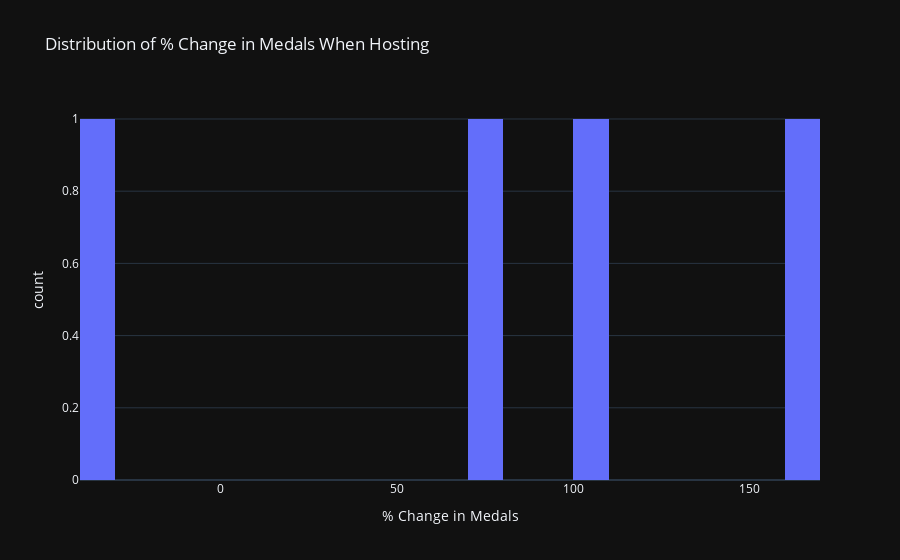

Notebook source saved alongside this figure:
### Code cell
# Distribution of % Change in Medals when Hosting
fig = px.histogram(
    df_pivot.dropna(subset=['pct_change_when_hosting']),
    x='pct_change_when_hosting',
    nbins=30,
    title='Distribution of % Change in Medals When Hosting',
    labels={
        'pct_change_when_hosting': '% Change in Medals'
    }
)

fig.update_layout(template='plotly_dark')
fig.show()

### Figure 1 — Plotly figure (JSON) as saved in the notebook; plotly's stock layout.template omitted (floating-point values rounded to 4 significant figures)
{"data": [{"bingroup": "x", "hovertemplate": "% Change in Medals=%{x}<br>count=%{y}<extra></extra>", "legendgroup": "", "marker": {"color": "#636efa", "pattern": {"shape": ""}}, "name": "", "nbinsx": 30, "orientation": "v", "showlegend": false, "x": [162.8, 73.27, -32.96, 103.0], "xaxis": "x", "yaxis": "y", "type": "histogram"}], "layout": {"xaxis": {"anchor": "y", "domain": [0.0, 1.0], "title": {"text": "% Change in Medals"}}, "yaxis": {"anchor": "x", "domain": [0.0, 1.0], "title": {"text": "count"}}, "legend": {"tracegroupgap": 0}, "title": {"text": "Distribution of % Change in Medals When Hosting"}, "barmode": "relative"}}
